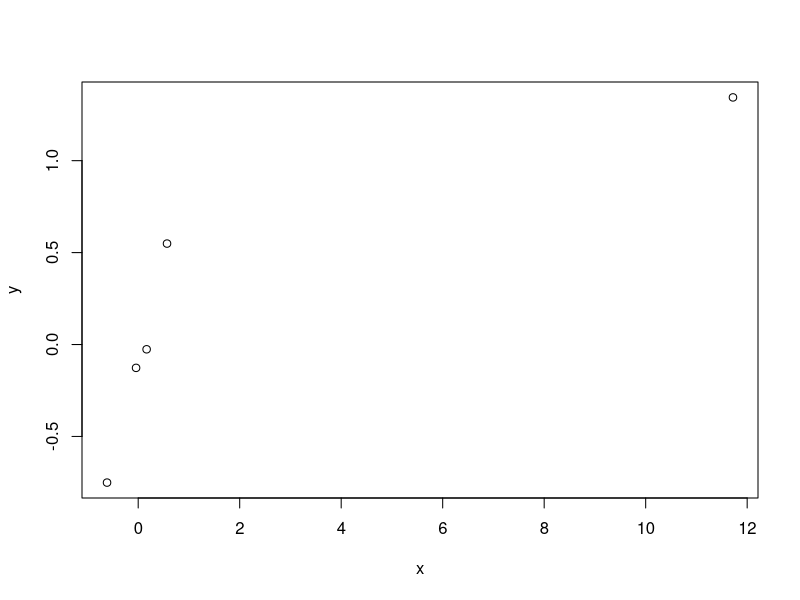

R code for this plot: (Note: this script raises an error after producing the figure.)
## Quiz3

##Q1
str(mtcars)

fit <- lm(mpg ~ factor(cyl) + wt, data = mtcars)
summary(fit)$coef

##Q2    ####
fit2 <- lm(mpg ~ factor(cyl) + wt, data = mtcars)
summary(fit2)$coef

fit2U <- lm(mpg ~ factor(cyl) , data = mtcars)
summary(fit2U)$coef



##Q3    ####
#an interaction is formed by the product of two or more predictors
#https://www.r-bloggers.com/r-tutorial-series-regression-with-interaction-variables/
fit3 <- lm(mpg ~ I(factor(mtcars$cyl)) + wt, data = mtcars)
summary(fit3)$coef

fit3I <- lm(mpg ~ I(factor(mtcars$cyl)) * wt, data = mtcars)
summary(fit3I)$coef
#  strong corrlation
cor(mtcars$wt,mtcars$cyl)
anova(fit3, fit3I)

#Q4             ###
#A data frame with 32 observations on 11 variables.
#
#[, 1]	 mpg	 Miles/(US) gallon
#[, 2]	 cyl	 Number of cylinders
#[, 3]	 disp	 Displacement (cu.in.)
#[, 4]	 hp	 Gross horsepower
#[, 5]	 drat	 Rear axle ratio
#[, 6]	 wt	 Weight (1000 lbs)
#[, 7]	 qsec	 1/4 mile time
#[, 8]	 vs	 V/S
#[, 9]	 am	 Transmission (0 = automatic, 1 = manual)
#[,10]	 gear	 Number of forward gears
#[,11]	 carb	 Number of carburetors
lm(mpg ~ I(wt * 0.5) + factor(cyl), data= mtcars )


#Q5  ?influence.measures   ####
0

x <- c(0.568, 0.166, -0.042, -0.614, 11.72)
y <- c(0.549, -0.026, -0.127, -0.751, 1.344)
plot(x,y)
fit5 <- lm(y ~ x)
# hat diagonal values are the diagonal elements of the least-squares projection matrix H
# indicate the amount of leverage (influence) that observations have in a least squares regression.
# The hat diagonals lie between 1/n and 1 and their average value is p/n where p is the number of variables
# s, i.e., the number of columns of x (plus 1 if intercept = TRUE
#  and n is the number of observations (the number of rows of x
hat(x)

influence(lm(y~x))$hat

## showing how it's actually calculated
xm <- cbind(1, x)
diag(xm %*% solve(t(xm) %*% xm) %*% t(xm))

# Q6    ###
x <- c(0.568, 0.166, -0.042, -0.614, 11.72)
y <- c(0.549, -0.026, -0.127, -0.751, 1.344)


fit6 <- lm(y ~ x)
fit6no <- lm(y[-5] ~ x[-5])
fit6no <- lm(y ~ x[-5])
dfbeta_no_s <- fit6$coeff[2] - fit6no$coeff[2]

numerator<-(fit6$coef[2] - fit6no$coef[2])
denominator<-sqrt((summary(fit6no)$sigma^2)*diag(summary(fit6)$cov.unscaled)[2])
dfbetas_with_s <- numerator/denominator
dfbetas_with_s
#source: https://stats.stackexchange.com/questions/141243/how-to-manually-calculate-dfbetas

dfbetaPlots(fit6)
